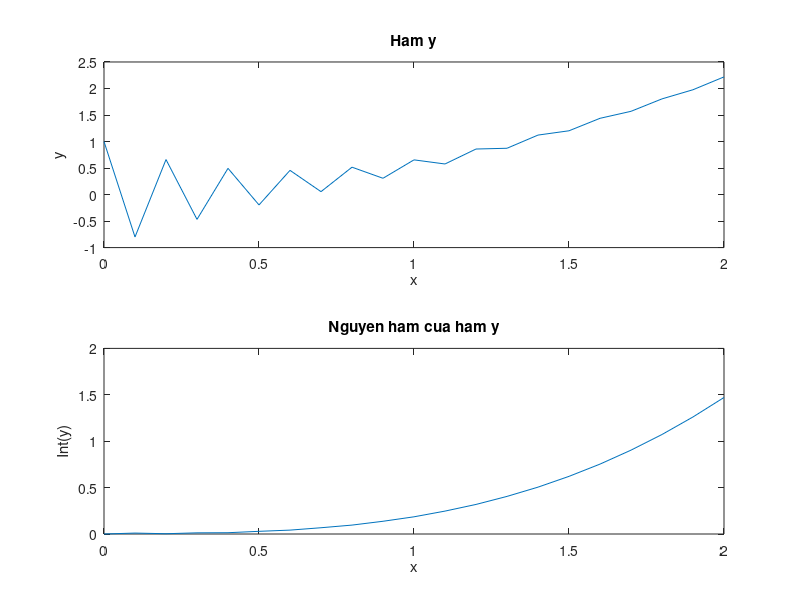

The MATLAB script that drew this image:
% Khai báo bien
h = 0.1;            % buoc thoi gian
x0 = 0;             % gia tri ban dau cua x
y0 = 1;             % gia tri ban cua cua y
xn = 2;             % gia tri cua x tai diem ket thúc
a=5;
b=3;
% Tính toán
x = x0:h:xn;
y = zeros(size(x));
y(1) = y0;

for i = 1:length(x)-1
    y(i+1) = y(i) + h * (2*a * x(i)^2 + x(i) - 6*b * y(i));
end
%a)
% ve 
plot(x, y);
xlabel('x');
ylabel('y');
title('phuong trinh y'' = 10x^2 + x - 18y bang pp Euler');
%b)tinh nguyen ham 

int_y = cumtrapz(x, y);

% V? ?? th? c?a hàm y và nguyên hàm
subplot(2,1,1);
plot(x, y);
xlabel('x');
ylabel('y');
title('Ham y');

subplot(2,1,2);
plot(x, int_y);
xlabel('x');
ylabel('Int(y)');
title('Nguyen ham cua ham y');


